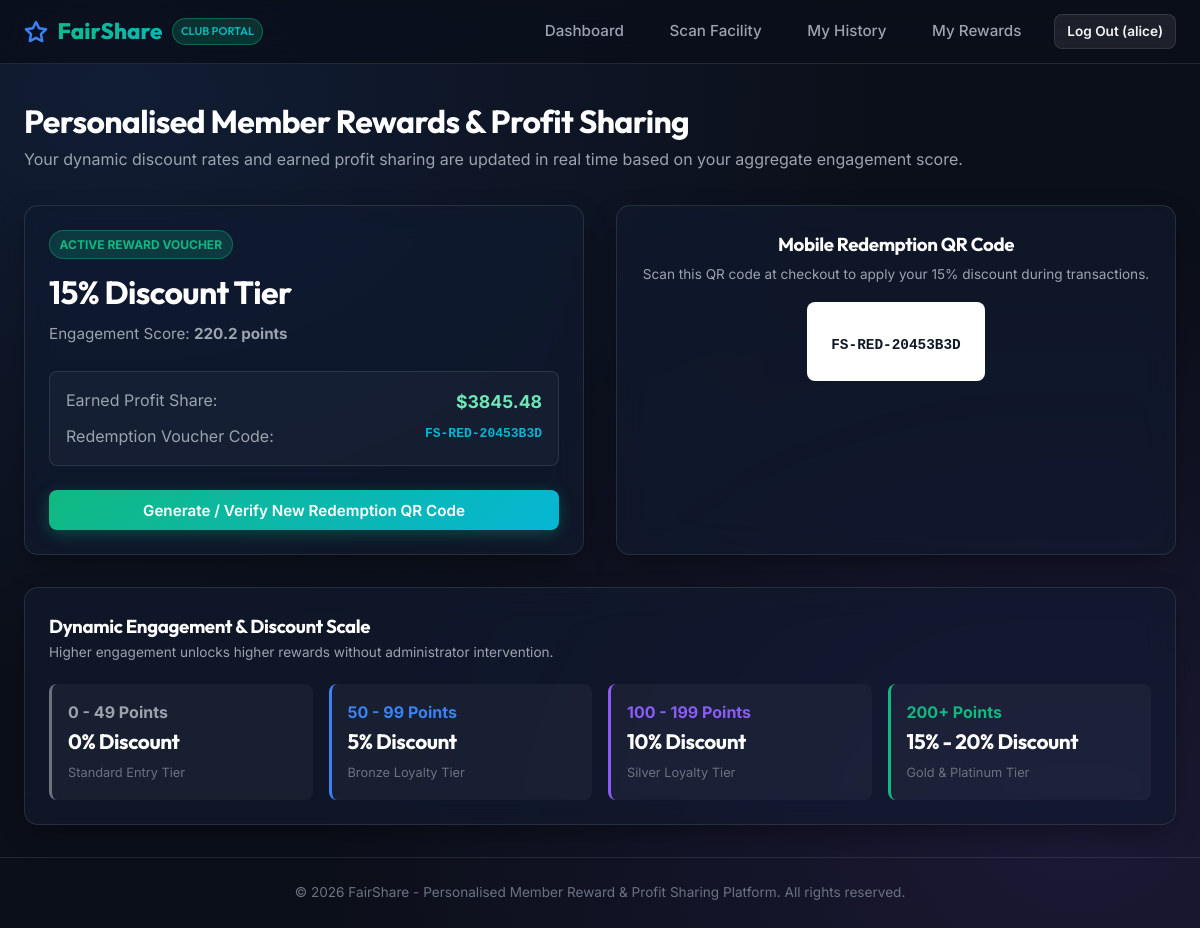
The app's page /member/rewards (signed in), older data.
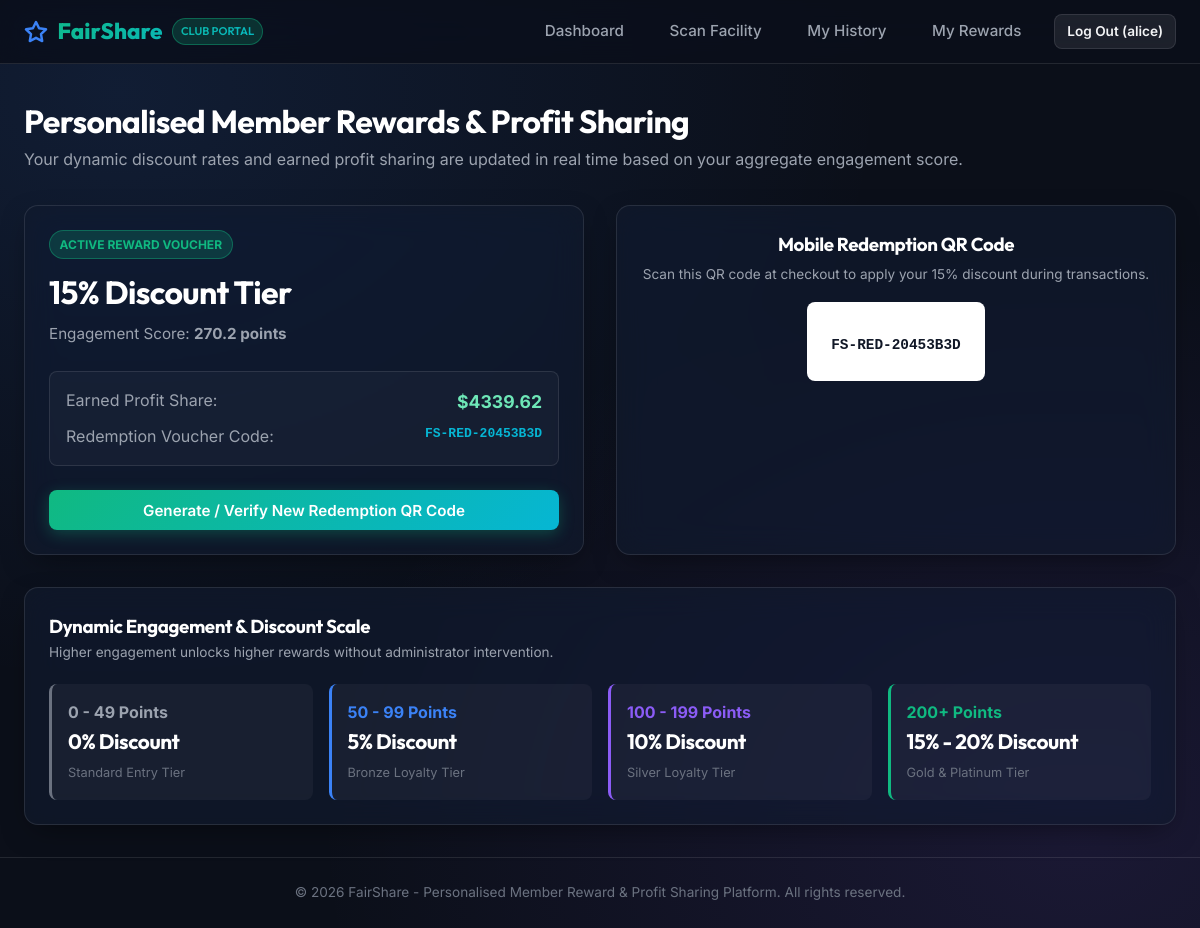
The same page, newer data.
### tables this page shows
CREATE TABLE rewards (
            id INTEGER PRIMARY KEY AUTOINCREMENT,
            member_id INTEGER NOT NULL,
            engagement_score REAL DEFAULT 0.0,
            discount_percentage REAL DEFAULT 0.0,
            earned_profit_share REAL DEFAULT 0.0,
            redemption_code TEXT UNIQUE NOT NULL,
            status TEXT DEFAULT 'active' CHECK(status IN ('active', 'redeemed')),
            created_at TIMESTAMP DEFAULT CURRENT_TIMESTAMP,
            FOREIGN KEY (member_id) REFERENCES members (id) ON DELETE CASCADE
        );

### main.py (the view)
@app.route('/member/rewards', methods=['GET', 'POST'])
@login_required
def member_rewards():
    conn = get_db()
    cursor = conn.cursor()
    cursor.execute("SELECT id FROM members WHERE user_id = ?", (session['user_id'],))
    member = cursor.fetchone()
    rewards = EngagementEngine.update_member_rewards(member['id'])
    if request.method == 'POST':
        cursor.execute("UPDATE rewards SET status = 'redeemed' WHERE member_id = ? AND status = 'active'", (member['id'],))
        conn.commit()
        rewards = EngagementEngine.update_member_rewards(member['id'])
        flash('Voucher code generated & verified!', 'success')
    conn.close()
    return render_template('member/rewards.html', rewards=rewards)

### database.py (called while the page is built)
def get_db():
    db_path = Config.DATABASE
    os.makedirs(os.path.dirname(db_path), exist_ok=True)
    conn = sqlite3.connect(db_path)
    conn.row_factory = sqlite3.Row
    conn.execute("PRAGMA foreign_keys = ON;")
    return conn

### main.py (called while the page is built)
@app.after_request
def add_header(response):
    if app.debug:
        response.headers['Cache-Control'] = 'no-cache, no-store, must-revalidate'
    else:
        response.headers['Cache-Control'] = 'public, max-age=3600'
    return response

def login_required(f):
    @functools.wraps(f)
    def decorated_function(*args, **kwargs):
        if 'user_id' not in session:
            flash('Please log in to access this page.', 'warning')
            return redirect(url_for('login'))
        return f(*args, **kwargs)
    return decorated_function

### models.py (called while the page is built)
    @staticmethod
    def get_settings():
        conn = get_db()
        cursor = conn.cursor()
        cursor.execute("SELECT * FROM reward_settings ORDER BY id DESC LIMIT 1")
        settings = cursor.fetchone()
        conn.close()
        return settings

### templates/member/rewards.html (shortened to what this page needs)
{% extends "base.html" %}
{% block content %}
<div style="margin-bottom: 2rem;">
  <h1>Personalised Member Rewards & Profit Sharing</h1>
  <p style="color: var(--text-muted);">Your dynamic discount rates and earned profit sharing are updated in real time based on your aggregate engagement score.</p>
</div>
<div class="grid grid-cols-2" style="gap: 2rem; margin-bottom: 2rem;">
  <div class="card">
    <span class="badge badge-emerald" style="margin-bottom: 0.5rem;">Active Reward Voucher</span>
    <h2 style="font-size: 2rem; margin-bottom: 0.25rem;">{{ "%.0f"|format(rewards.discount_percentage) }}% Discount Tier</h2>
    <p style="color: var(--text-muted); font-size: 0.95rem; margin-bottom: 1.5rem;">Engagement Score: <strong>{{ "%.1f"|format(rewards.engagement_score) }} points</strong></p>
    <div style="background: rgba(255,255,255,0.03); border: 1px solid var(--border-glass); border-radius: var(--radius-sm); padding: 1rem; margin-bottom: 1.5rem;">
      <div style="display: flex; justify-content: space-between; margin-bottom: 0.5rem;">
        <span style="color: var(--text-muted);">Earned Profit Share:</span>
        <strong style="color: #6ee7b7; font-size: 1.1rem;">${{ "%.2f"|format(rewards.earned_profit_share) }}</strong>
      </div>
      <div style="display: flex; justify-content: space-between;">
        <span style="color: var(--text-muted);">Redemption Voucher Code:</span>
        <code style="color: var(--accent-cyan); font-weight: 700;">{{ rewards.redemption_code }}</code>
      </div>
    </div>
    <form action="{{ url_for('member_rewards') }}" method="POST">
      <button type="submit" class="btn btn-emerald" style="width: 100%;">
        Generate / Verify New Redemption QR Code
      </button>
    </form>
  </div>
  <div class="card" style="text-align: center;">
    <h3>Mobile Redemption QR Code</h3>
    <p style="color: var(--text-muted); font-size: 0.85rem; margin-top: 0.25rem;">Scan this QR code at checkout to apply your {{ "%.0f"|format(rewards.discount_percentage) }}% discount during transactions.</p>
    <div style="background: #ffffff; padding: 1.5rem; border-radius: var(--radius-sm); display: inline-block; margin-top: 1rem;">
      <div style="margin-top: 0.5rem; color: #111827; font-family: monospace; font-weight: bold; font-size: 0.9rem;">
        {{ rewards.redemption_code }}
      </div>
    </div>
  </div>
</div>
<div class="card">
  <h3>Dynamic Engagement & Discount Scale</h3>
  <p style="color: var(--text-muted); font-size: 0.85rem; margin-bottom: 1.25rem;">Higher engagement unlocks higher rewards without administrator intervention.</p>
  <div class="grid grid-cols-4" style="gap: 1rem;">
    <div style="background: rgba(255,255,255,0.04); padding: 1rem; border-radius: var(--radius-sm); border-left: 3px solid var(--text-dim);">
      <strong style="color: var(--text-muted);">0 - 49 Points</strong>
      <h4 style="font-size: 1.3rem;">0% Discount</h4>
      <span style="font-size: 0.8rem; color: var(--text-dim);">Standard Entry Tier</span>
    </div>
    <div style="background: rgba(255,255,255,0.04); padding: 1rem; border-radius: var(--radius-sm); border-left: 3px solid var(--primary);">
      <strong style="color: var(--primary);">50 - 99 Points</strong>
      <h4 style="font-size: 1.3rem;">5% Discount</h4>
      <span style="font-size: 0.8rem; color: var(--text-dim);">Bronze Loyalty Tier</span>
    </div>
    <div style="background: rgba(255,255,255,0.04); padding: 1rem; border-radius: var(--radius-sm); border-left: 3px solid var(--accent-purple);">
      <strong style="color: var(--accent-purple);">100 - 199 Points</strong>
      <h4 style="font-size: 1.3rem;">10% Discount</h4>
      <span style="font-size: 0.8rem; color: var(--text-dim);">Silver Loyalty Tier</span>
    </div>
    <div style="background: rgba(255,255,255,0.04); padding: 1rem; border-radius: var(--radius-sm); border-left: 3px solid var(--accent-emerald);">
      <strong style="color: var(--accent-emerald);">200+ Points</strong>
      <h4 style="font-size: 1.3rem;">15% - 20% Discount</h4>
      <span style="font-size: 0.8rem; color: var(--text-dim);">Gold & Platinum Tier</span>
    </div>
  </div>
</div>
{% endblock %}

Row changes from the older to the newer data that the page shows:
changed rewards "FS-RED-20453B3D": engagement_score "220.2" → "270.2"; earned_profit_share "3845.48" → "4339.62"
